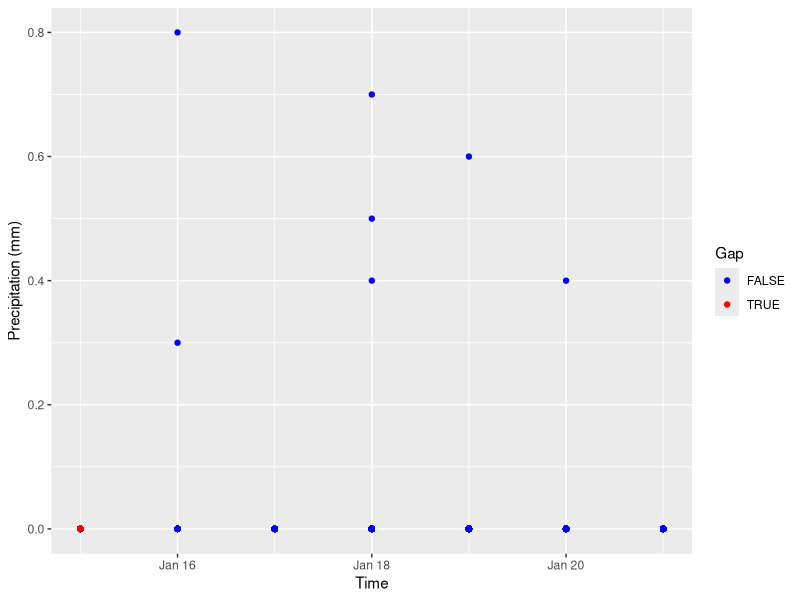
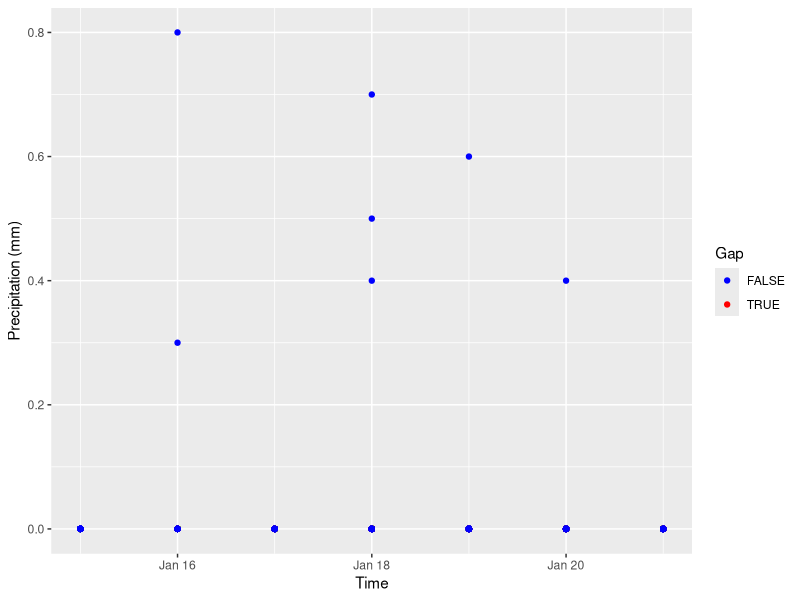

The R script that drew these images, in order:
## ---- chunk 1
seed<-1234
seed1<-1234
seed2<-2345
seed3<-3456
baseline<-42
size<-2000
## ---- chunk 2
#function to determine the rain fall intensity
freq<-function(lam){
  set.seed(seed)
  if(lam=="low"){
 precip_freq<<-rpois(n=size, lambda=0.001) 
  
}

else if(lam=="medium"){
 precip_freq<<-rpois(n=size, lambda=0.005)   
  
}

else if(lam=="high"){
precip_freq<<-rpois(n=size, lambda=0.01) 
  
}

else(return("Invalid Precip Rate"))}
## ---- chunk 3
## Set the rain fall frequency
## choices include "low", "medium", and "high"
lam<-"high"
freq(lam=lam)
## ---- chunk 4
#generate precip amounts
set.seed(seed)
precip_amt<-rnorm(size,mean=0.5,sd=0.2)

#expected preip
expPrecip<-precip_amt*precip_freq


#cumulative sum of precips
cumPrecip<-cumsum(expPrecip)

#add on initial starting point for gauge
precipTotals<-cumPrecip+baseline
## ---- chunk 5
## function to determine the noise level on the first wire
noiseLevel1<-function(no1=no1){
set.seed(seed1)

if(no1=="low"){
noise1<<-rnorm(size,mean=0,sd=0.01) 
}

else if(no1=="medium"){
 noise1<<-rnorm(size,mean=0,sd=0.1) 
}
else if (no1=="high"){
 noise1<<-rnorm(size,mean=0,sd=0.5) 
}
else(return("Invalid Noise Selection"))
}
## ---- chunk 6
## function to determine the noise level on the second wire
noiseLevel2<-function(no2=no2){
set.seed(seed2)

if(no2=="low"){
noise2<<-rnorm(size,mean=0,sd=0.01) 
}

else if(no2=="medium"){
 noise2<<-rnorm(size,mean=0,sd=0.1) 
}
else if (no2=="high"){
 noise2<<-rnorm(size,mean=0,sd=0.5) 
}
else(return("Invalid Noise Selection"))
}
## ---- chunk 7
## function to determine the noise level on the third wire
noiseLevel3<-function(no3=no3){
set.seed(seed3)

if(no3=="low"){
noise3<<-rnorm(size,mean=0,sd=0.01) 
}

else if(no3=="medium"){
 noise3<<-rnorm(size,mean=0,sd=0.1) 
}
else if (no3=="high"){
 noise3<<-rnorm(size,mean=0,sd=0.5) 
}
else(return("Invalid Noise Selection"))
}
## ---- chunk 8
## Set the noise level of the strain gauges
## choices include "low", "medium", and "high"
no1<-"high"
no2<-"low"
no3<-"low"

noiseLevel1(no1=no1)
noiseLevel2(no2=no2)
noiseLevel3(no3=no3)
## ---- chunk 9
wire1<-noise1+precipTotals
wire2<-noise2+precipTotals
wire3<-noise3+precipTotals

wires<-cbind(wire1,wire2,wire3)
## ---- chunk 10
###########################################
## Convert to frequency values
#########################################
# Using calibration coefficients from maximo ID #13824

##Gauge 1
c1_1<-0.037648688452734

c2_1<-0.000019848113082

f0_1<-1090.27


##Gauge 2
c1_2<-0.036118604101687

c2_2<-0.000020559340411

f0_2<-1069.67

#Gauge 3
c1_3<-0.041028978386614

c2_3<-0.000017183088270

f0_3<-1055.82


######################
##  Determine frequency from depth
######################
a1<-c2_1
b1<-(-2*c2_1*f0_1)+c1_1


a2<-c2_2
b2<-(-2*c2_2*f0_2)+c1_2

a3<-c2_3
b3<-(-2*c2_3*f0_3)+c1_3

c1<-(-f0_1*c1_1)+(c2_1*f0_1^2)-wire1
wire1Freq<-((-1*b1)+sqrt(b1^2-4*a1*c1))/(2*a1)

c2<-(-f0_2*c1_2)+(c2_2*f0_2^2)-wire2
wire2Freq<-((-1*b2)+sqrt(b2^2-4*a2*c2))/(2*a2)


c3<-(-f0_3*c1_3)+(c2_3*f0_3^2)-wire3
wire3Freq<-((-1*b3)+sqrt(b3^2-4*a3*c3))/(2*a3)


wireFreq<-data.frame(cbind(wire1Freq,wire2Freq,wire3Freq))

##############################################
## Replicate values for a five minute period
##############################################

repFreq<-wireFreq[rep(row.names(wireFreq),times=30),]

##create a numeric vector of row numbers to sort by
repFreq$rowNum<-as.numeric(row.names(repFreq))

##Sort the data set by the row numbers
finalFreq<-repFreq[order(repFreq$rowNum),]

## ---- chunk 11
#################################
## Add timestamps frequencies
#################################
start <- as.POSIXct("2012-01-15",tz="UTC")
interval <- 10

##Normal R time format
time<-seq(from=start, by=interval, length.out=nrow(finalFreq))

##Time formatted for CI
#time<-format(seq(from=start, by=interval, length.out=nrow(finalFreq)),"%d-%b-%y %I.%M.%OS3 %p")

precip<-data.frame(time=time,Freq1=finalFreq$wire1Freq,Freq2=finalFreq$wire2Freq,Freq3=finalFreq$wire3Freq)
## ---- chunk 12
### add gaps into the data set

gap<-function(data=NA,nGaps=1,minGap=1,maxGap=1){
  
  
  ##number of columns in dataset
  colNum<-ncol(data)
  
  ##vector the length of the data set
  len<-1:nrow(data)
  
  #length of data set
  end<-nrow(data)
  
  ##gap indicator
  gaps<-rep(0,nrow(data))
  
  #data with gaps
  data.gap<-data
  
  for(i in 1:nGaps){
    #set.seed(seed)
    dur<-sample(minGap:maxGap,size=1) #duration of gap
    gapStart<-sample(len, size=1) #Start of gap in data
    gapEnd<-gapStart+dur #End point of gap in data
    
    if(gapEnd <= end){
      data.gap[gapStart:gapEnd,c(2:colNum)]<-NA #input NA into data set for the gap
      gaps[gapStart:gapEnd]<-rep(1,dur) #update indicator variable for the gap period
      
    }
    
    if(gapEnd > end){
      gapEnd<-end
      data.gap[gapStart:gapEnd,c(2:colNum)]<-NA #input NA into data set for the gap
      gaps[gapStart:gapEnd]<-rep(1,dur) #update indicator variable for the gap period
      
    }
    
    
  }
  
cleanData<<-data.frame(data)

data.gap$gapQF<-gaps
gapData<<-data.frame(data.gap)
  
  
}


## ---- chunk 13
nGaps<-100
minGap<-50
maxGap<-100
gap(data=precip,nGaps=nGaps,minGap=minGap,maxGap=maxGap)

## ---- chunk 14

##Write data sets to file

write.table(gapData,"C:\\Users\\Derek\\Documents\\NEON\\pri_precip\\Golden Data\\priPrecip_gap_goldenData_maxID_13824.csv",row.names=FALSE,sep=",")

write.table(cleanData,"C:\\Users\\Derek\\Documents\\NEON\\pri_precip\\Golden Data\\all_priPrecip_clean_goldenData_maxID_13824.csv",row.names=FALSE,sep=",")


## ---- chunk 15


##########################################################
##inputs
#The largest step in precip allowed between time stamps
giantStep<-25

#The largest difference allowed among the wire deltas
deltaThreshold<-0.5

## Low depth range
Depth_Range_Low<--10

##########################################################

##Load raw frequency data
data<-gapData



data$DEPTH1<-c1_1*(data$Freq1-f0_1)+(c2_1*((data$Freq1-f0_1)^2))
data$DEPTH2<-c1_2*(data$Freq2-f0_2)+(c2_2*((data$Freq2-f0_2)^2))
data$DEPTH3<-c1_3*(data$Freq3-f0_3)+(c2_3*((data$Freq3-f0_3)^2))

#######################################################################

##create one minute means over the time series
precip.min.means <- aggregate(data[,c(2,3,4,6,7,8)], list(time=cut(data$time,breaks="min")),mean,na.rm = TRUE)

#################################################
##summarize the number of gaps in the data set
data$gapQF<-as.numeric(data$gapQF)
gap.min.means <- aggregate(data$gapQF, list(time=cut(data$time,breaks="min")),sum,na.rm = TRUE)

##If the number of gaps in a one minute average is >=6 then that time stamp is a gap. Thus a vector is added to the precip.min.means 
precip.min.means$gapQF<-ifelse(gap.min.means$x < 6,0,1)

## convert time stamps to posixct
precip.min.means$time<-as.POSIXct(precip.min.means$time)

##Subset the one minute means at five minute increments

#create a vector for the minutes
precip.min.means$min<-format(precip.min.means$time,"%M")


#subset the data set at five minute increments
data<-precip.min.means[precip.min.means$min=="00" |precip.min.means$min=="05"|precip.min.means$min=="10"|precip.min.means$min=="15"|precip.min.means$min=="20"|precip.min.means$min=="25"|precip.min.means$min=="30"|precip.min.means$min=="35"|precip.min.means$min=="40"|precip.min.means$min=="45"|precip.min.means$min=="50"|precip.min.means$min=="55",]






##compute the aveage depth for the strain gauge over the 3 hour period
##First determine the difference between depth measurements. If an NA exists then look two steps back for the difference

#temp vectors for lagged differences
x<-as.numeric(c(NA,diff(data$DEPTH1,lag=1,differences=1)))
y<-as.numeric(c(NA,NA,diff(data$DEPTH1,lag=2,differences=1)))

#final lagged differences for strain gauge 1
data$delta1<-ifelse(!is.na(x),x,y)

#temp vectors for lagged differences
x<-as.numeric(c(NA,diff(data$DEPTH2,lag=1,differences=1)))
y<-as.numeric(c(NA,NA,diff(data$DEPTH2,lag=2,differences=1)))

#final lagged differences for strain gauge 2
data$delta2<-ifelse(!is.na(x),x,y)



#temp vectors for lagged differences
x<-as.numeric(c(NA,diff(data$DEPTH3,lag=1,differences=1)))
y<-as.numeric(c(NA,NA,diff(data$DEPTH3,lag=2,differences=1)))

#final lagged differences for strain gauge 3
data$delta3<-ifelse(!is.na(x),x,y)



##compute the average of all three depths for a given timestamp

del123<-cbind(data[,"delta1"],data[,"delta2"],data[,"delta3"])

data$aveDelta<-apply(del123,MARGIN=1,FUN=mean)








########################
########################
######################
## Precip algorithm that looks at 3 hr chunks of data but process only the last hour
########################
########################
########################

##create indicators for the various flags


precipOut<-c()

dep<-as.numeric(nrow(data))
for(i in 1:((nrow(data)/12)-2)){
  
 

  sindex<-(i*12)-11
  eindex<-24+(i*12)
  x<-data[sindex:eindex,]

  
  ##############################
  ##Wire Weights - Inverse Delta Variance
  ##############################

########################################
#USCRN code chunk - calculateWireweights
########################################

  
  ##Determine numer of complete cases for the delta variance
  d1n<-ifelse(sum(complete.cases(x$delta1))>=sum(complete.cases(x$aveDelta)),sum(complete.cases(x$aveDelta)),sum(complete.cases(x$delta1)))
  
  d2n<-ifelse(sum(complete.cases(x$delta2))>=sum(complete.cases(x$aveDelta)),sum(complete.cases(x$aveDelta)),sum(complete.cases(x$delta2)))
  
  d3n<-ifelse(sum(complete.cases(x$delta3))>=sum(complete.cases(x$aveDelta)),sum(complete.cases(x$aveDelta)),sum(complete.cases(x$delta3)))
  
  
  
  deltaVar1<-1/(sum((x$delta1-x$aveDelta)^2,na.rm=TRUE)/(d1n-1))
  
  deltaVar2<-1/(sum((x$delta2-x$aveDelta)^2,na.rm=TRUE)/(d2n-1))
  
  deltaVar3<-1/(sum((x$delta3-x$aveDelta)^2,na.rm=TRUE)/(d3n-1))
  
  
  ######################################################
  ## Scale the wire weights so that they are out of 1
  ######################################################

####################################
#USCRN code chunk - zeroOutLowWires 
####################################
##Determine if any of the depths from this wire are unreasonably low, i.e., < -10. If TRUE set the delta variance for that wire to zero otherwise keep the previously calcualted delta variance for the wire.
  
##Wire 1
  
if(any(x[,c("DEPTH1")]< Depth_Range_Low,na.rm=TRUE)){
  
  deltaVar1<-0
}else{
  deltaVar1<-deltaVar1}
  
##Wire 2

if(any(x[,c("DEPTH2")]< Depth_Range_Low,na.rm=TRUE)){
  
  deltaVar2<-0
}else{
  deltaVar2<-deltaVar2}


##Wire 3

if(any(x[,c("DEPTH3")]< Depth_Range_Low,na.rm=TRUE)){
  
  deltaVar3<-0
}else{
  deltaVar3<-deltaVar3}

##create indicator based on results
if(any(x[,c("DEPTH1","DEPTH2","DEPTH3")]< Depth_Range_Low,na.rm=TRUE)){
  
lowDepth<-1

}else{
  lowDepth<-0
}




#########################################
#USCRN code chunk - zeroWhereDeltaAnomaly 
#########################################

##Sometimes problems can occur in the first period (i.e., the current hour being processed) where a bad wire returns to normal. If this occurs the wire's weight is set to 0. If the absolute value of a wire's delta is greater than the largest step possible "giantStep" it is defined as a bad wire here and it's weight is set to zero.


##Wire 1

if(any(abs(x[25:36,"delta1"]) > giantStep,na.rm=TRUE)){
  
  deltaVar1<-0
}else{
  deltaVar1<-deltaVar1}

##Wire 2

if(any(abs(x[25:36,"delta2"]) > giantStep,na.rm=TRUE)){
  
  deltaVar2<-0
}else{
  deltaVar2<-deltaVar2}


##Wire 3

if(any(abs(x[25:36,"delta3"]) > giantStep,na.rm=TRUE)){
  
  deltaVar3<-0
}else{
  deltaVar3<-deltaVar3}

##create indicator based on results
if(any(abs(x[25:36,c("delta1","delta2","delta3")]) > giantStep,na.rm=TRUE)){
  
  giant<-1
  
}else{
  giant<-0
}

###################################
#USCRN code chunk - atLeastTwoZeros
###################################

##Check to see if more than two wires are missing/bad if so then set the scaled weight to 0 for each wire so that 0 precip is calculated for the hour. Otherwise calculate the scaled weight for each wire.
if(sum(as.logical(c(deltaVar1==0,deltaVar2==0,deltaVar3==0)))>=2){
  
  ##Scale the weight for wire 1
  
  scaledWireWeight1<-0
  
  ##Scale the weight for wire 2
  
  scaledWireWeight2<-0
  
  ##Scale the weight for wire 3
  
  scaledWireWeight3<-0
  
  ##indicator for missingWireInfoQF
  missingWire<-1
  
  
  }else{

##################################
##USCRN code chunk - normalizeTo1
##################################    

##Determine the total weights
totWeights<-(deltaVar1+deltaVar2+deltaVar3)

##Scale the weight for wire 1

scaledWireWeight1<-deltaVar1/totWeights

##Scale the weight for wire 2

scaledWireWeight2<-deltaVar2/totWeights

##Scale the weight for wire 3

scaledWireWeight3<-deltaVar3/totWeights

##indicator for missingWireInfoQF
missingWire<-0
}

##############################################
#USCRN code chunk - weightedAverageOfDeltas
##############################################

  dep<-cbind(x$time[25:36],x$delta1[25:36],x$delta2[25:36],x$delta3[25:36],(scaledWireWeight1*x$delta1[25:36])+(scaledWireWeight2*x$delta2[25:36])+(scaledWireWeight3*x$delta3[25:36]),rep(lowDepth,times=12),rep(giant,times=12),rep(missingWire,times=12),x$gapQF[25:36])
    
  precipOut<-rbind(precipOut,dep)

  
}



##create column headers
colnames(precipOut)<-c("time","delta1","delta2","delta3","intPrecip","lowDepthQF","exDeltaQF","missingWireInfoQF","gapQF")

##Convert matrix to data frame
precipOut<-as.data.frame(precipOut)

##Convert seconds since epoch timestamp back to posixCT 
precipOut$time<-as.POSIXct(precipOut$time, origin="1970-01-01",tz="UTC")

## Convert all NAs in dataframe to zero
precipOut[is.na(precipOut)]<-0

## ---- chunk 16

#########################################
#USCRN code chunk - zeroIfDivergentDeltas
#########################################


## Function to zero out precip values when the deltas among wires differ from one another too much. Threshold is deinfed as deltaThreshold under the inputs. Function finds the minimum and maximum delta for each time stamp and then subtracts the max from the min and assess whether this value is greater than the threshold. If it is then the modified precipitation value is set to zero if not then the modified precipitation value is carried through.

zeroIfDivergent<-function(deltas,modifiedPrecip,deltaThreshold){
  
  maxValue<-apply(deltas,MARGIN=1,FUN=max)
  
  minValue<-apply(deltas,MARGIN=1,FUN=min)
  
  maxMinDiff<-maxValue-minValue
  
  precipOut$adjPrecip<<-ifelse(maxMinDiff>deltaThreshold,0,modifiedPrecip)
  
  precipOut$gaugeNoiseQF<<-ifelse(maxMinDiff>deltaThreshold,1,0)
}


##If wire deltas deviate too much from one another set the modified precip value to zero otherwise carry the modified precip value through

zeroIfDivergent(deltas=precipOut[,c("delta1","delta2","delta3")],modifiedPrecip=precipOut$intPrecip,deltaThreshold)

## ---- chunk 17

############################################
#USCRN code chunk - zeroIfNonpositiveDelta
#############################################

##Zero out any precip where nonpositive deltas were present from one or more of the strain gauges

## Function that assess whether any of the delta's from the three wires is not positive. If so then the adjPrecip value is set to zero if not then the adjPrecip value is carried through.


zeroIfNonpositiveDelta<-function(deltas,adjustedPrecip){
  
  precip<-c()
  results<-c()
  wireNoise<-c()
  
  ##Convert any NAs to 0
  deltas[is.na(deltas)]<-0
  
  for(u in 1:nrow(precipOut)){
    
    ##If any of the deltas are non-positive then set the precip to 0
    if(any(deltas[u,]<0)){
      
      precip[u]<-0
      
      wireNoise[u]<-1
      
    }
    
    ##Otherwise if the deltas are all >=0 then carry through the precip value
    else{
      
      precip[u]<-adjustedPrecip[u]
      
      wireNoise[u]<-0
    }
    
    results<-c(precip)
    wireSum<-c(wireNoise)
  
  }
  
  ##write the results to the precipOut data frame
  precipOut$radjPrecip<<-results
  precipOut$wireNoiseQF<<-wireSum
}



zeroIfNonpositiveDelta(deltas=precipOut[,c("delta1","delta2","delta3")],adjustedPrecip=precipOut$adjPrecip)

## ---- chunk 18

###############
#Rounding data
###############

##Rounding percipitation values to the tenth decimal place and numbers ending in 5 will be rounded up.

round2 = function(x, n) {
  posneg = sign(x)
  z = abs(x)*10^n
  z = z + 0.5
  z = trunc(z)
  z = z/10^n
  z*posneg
}


##Round the precipitation values
precipOut$roundedPrecip<-round2(precipOut$radjPrecip,n=1)
## ---- chunk 19
###############################################
# In place of USCRN code chunk - quantizeValues
###############################################

## Force any value less than 0.2 to 0
precipOut$detectablePrecip<-ifelse(precipOut$roundedPrecip<0.25,0,precipOut$roundedPrecip)

## ---- chunk 20
################################################
## NULL if overflowing
################################################

## Force any value less than 0.2 to 0
precipOut$finalPrecip<-ifelse(precipOut$detectablePrecip>1000,0,precipOut$detectablePrecip)
precipOut$overflowQF<-ifelse(precipOut$detectablePrecip>1000,1,0)
## ---- chunk 21
library(ggplot2)
foo<-ggplot(precipOut) + geom_point(aes(x = time, y = finalPrecip, colour =  gapQF > 0)) +
  scale_colour_manual(name = 'Gap', values = setNames(c('red','blue'),c(T, F))) +
  xlab('Time') + ylab('Precipitation (mm)')

foo

library(fields)

print(head(precipOut))
print(stats(precipOut))



foo2<-ggplot(precipOut) + geom_point(aes(x = time, y = finalPrecip, colour =  wireNoiseQF > 0)) +
  scale_colour_manual(name = 'Gap', values = setNames(c('red','blue'),c(T, F))) +
  xlab('Time') + ylab('Precipitation (mm)')

foo2
